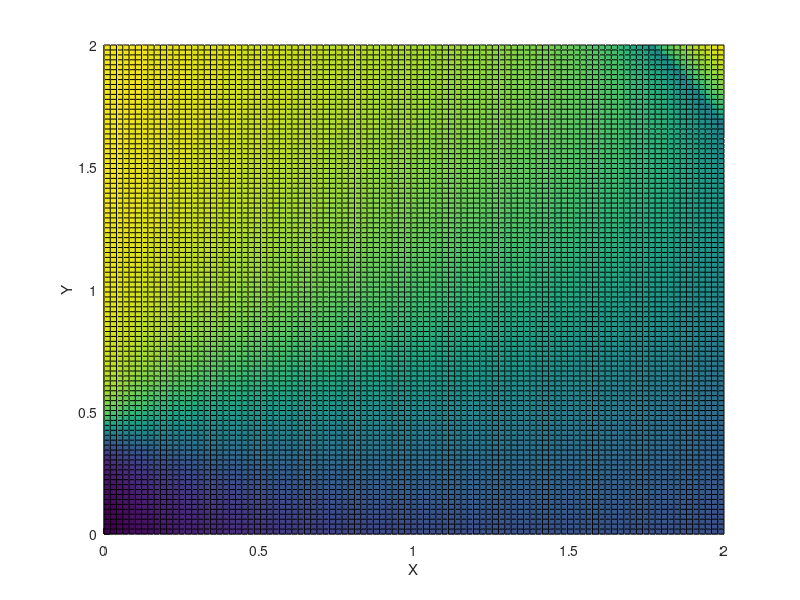
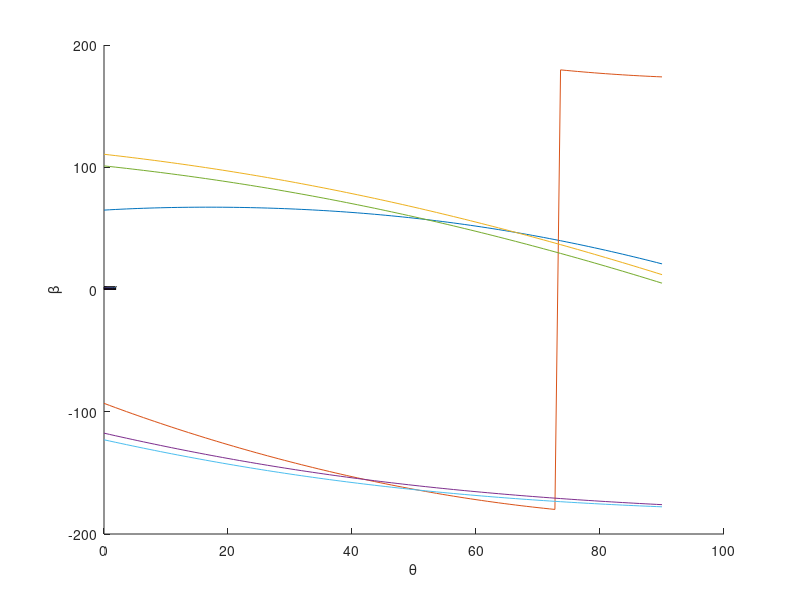
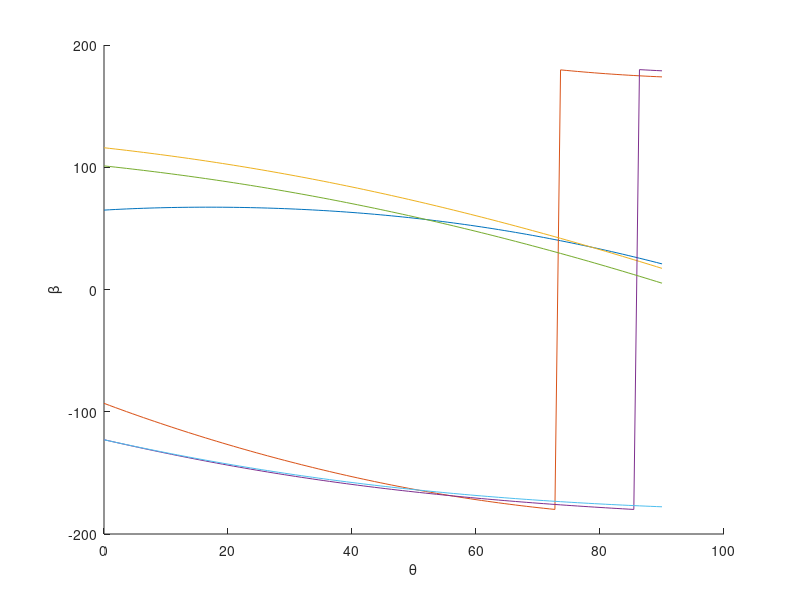

Write the MATLAB code that produced these figures, in order.
% Figuring out when the function to find beta angle becomes undefined

x = linspace(0, 2, 100);
y = linspace(0, 2, 100);
[x_2, y_2] = meshgrid(x, y);
m_1 = -0.153543;
m_2 = 0.405512;
d = 3.052717;
l = 0.568898;

a = (4*l*m_1 - 4*l*x_2).^2;
b = d^2 - l^2 + 2*l*m_2 - 2*l*y_2 - m_1^2 + 2*m_1*x_2 - m_2^2 + 2*m_2*y_2 - x_2.^2 - y_2.^2;
c = d^2 - l^2 - 2*l*m_2 + 2*l*y_2 - m_1^2 + 2*m_1*x_2 - m_2^2 + 2*m_2*y_2 - x_2.^2 - y_2.^2;
top = sqrt(a - 4.*b.*c) - 2*l*m_1 + 2*l.*x_2; 
bottom = d^2 - l^2 + 2*l*m_2 - 2*l*y_2 - m_1^2 + 2*m_1*x_2 - m_2^2 + 2*m_2*y_2 - x_2.^2 - y_2.^2;
beta = 2*(atan(0.5*top./bottom));

top = sqrt(abs(a - 4.*b.*c)) - 2*l*m_1 + 2*l.*x_2; 
bottom = d^2 - l^2 + 2*l*m_2 - 2*l*y_2 - m_1^2 + 2*m_1*x_2 - m_2^2 + 2*m_2*y_2 - x_2.^2 - y_2.^2;
abs_beta = 2*(atan(0.5*top./bottom));

real_beta = real(beta);
pos_beta = abs(real_beta);
deg_beta = real_beta * 180/3.1415;

figure;
hold on
surf(x_2, y_2, real_beta)
xlabel('X')
ylabel('Y')
zlabel('Z')

figure(2);
hold on
surf(x_2, y_2, abs_beta)
xlabel('X')
ylabel('Y')
zlabel('Z')

%% fin1 beta
%graphing beta over the feasible range that x1, y1 can be at

f = 2.15178; % fin length
d = 3.052717; % steering length
l = 0.56; %servo arm length
r = 0.2519; %0.483608; %rudder length

m_1 = -0.704724;
m_2 = 0.405512;

theta = linspace(0, 3.1415/2, 100); %all trig in radians

x_1 = f*sin(theta);
y_1 = -f*cos(theta);

% calculate beta for alpha to stay at 0 throughout cycle
alpha = 0/180*3.1415;
x_2 = r*sin(theta + alpha) + x_1;
y_2 = -r*cos(theta + alpha) + y_1;
% x_2 = (l + f) * sin(theta);
% y_2 = -(l + f) * cos(theta);

a = (4*l*x_2 - 4*l*m_1).^2;
b = d^2 - l^2 + 2*l*m_2 - 2*l*y_2 - m_1^2 + 2*m_1*x_2 - m_2^2 + 2*m_2*y_2 - x_2.^2 - y_2.^2;
c = d^2 - l^2 - 2*l*m_2 + 2*l*y_2 - m_1^2 + 2*m_1*x_2 - m_2^2 + 2*m_2*y_2 - x_2.^2 - y_2.^2;
top = 0.5*sqrt(a - 4.*b.*c) + 2*l*m_1 - 2*l.*x_2; 
bottom = d^2 - l^2 + 2*l*m_2 - 2*l*y_2 - m_1^2 + 2*m_1*x_2 - m_2^2 + 2*m_2*y_2 - x_2.^2 - y_2.^2;
beta = 2*(atan(top./bottom));
top_2 = -0.5*sqrt(a - 4.*b.*c) + 2*l*m_1 - 2*l.*x_2;
beta_2 = 2*(atan(top_2./bottom));

deg_beta = beta * 180 / 3.1415;
deg_beta_2 = beta_2 * 180 / 3.1415;

figure(2);
hold on
plot(theta*180/3.1415, deg_beta)
plot(theta*180/3.1415, deg_beta_2)
xlabel('\theta')
ylabel('\beta')

%% fin2 beta
%graphing beta over the feasible range that x1, y1 can be at

f = 2.15178; % fin length
d = 3.052717; % steering length
l = 0.56; %servo arm length
r = 0.2519; %0.483608; %rudder length

m_1 = 0.704724;
m_2 = 0.405512; %2

theta = linspace(0, 3.1415/2, 100); %all trig in radians

x_1 = -f*sin(theta);
y_1 = -f*cos(theta);

% calculate beta for alpha to stay at 0 throughout cycle
alpha = 0/180*3.1415;
x_2 = -r* sin(theta + alpha) + x_1;
y_2 = -r * cos(theta + alpha) + y_1; 
% x_2 = (l + f) * sin(theta);
% y_2 = -(l + f) * cos(theta);

a = (4*l*m_1 - 4*l*x_2).^2;
b = d^2 - l^2 + 2*l*m_2 - 2*l*y_2 - m_1^2 + 2*m_1*x_2 - m_2^2 + 2*m_2*y_2 - x_2.^2 - y_2.^2;
c = d^2 - l^2 - 2*l*m_2 + 2*l*y_2 - m_1^2 + 2*m_1*x_2 - m_2^2 + 2*m_2*y_2 - x_2.^2 - y_2.^2;
top = real(0.5*sqrt(a - 4.*b.*c)) - 2*l*m_1 + 2*l.*x_2; 
bottom = d^2 - l^2 + 2*l*m_2 - 2*l*y_2 - m_1^2 + 2*m_1*x_2 - m_2^2 + 2*m_2*y_2 - x_2.^2 - y_2.^2;
beta = 2*(atan(top./bottom));
top_2 = -0.5*sqrt(a - 4.*b.*c) - 2*l*m_1 + 2*l.*x_2;
beta_2 = 2*(atan(top_2./bottom));

deg_beta = beta * 180 / 3.1415;
deg_beta_2 = beta_2 * 180 / 3.1415;

figure(3);
hold on
plot(theta*180/3.1415, deg_beta)
plot(theta*180/3.1415, deg_beta_2)
xlabel('\theta')
ylabel('\beta')

%% fin1_2 beta
%graphing beta over the feasible range that x1, y1 can be at

f = 2.15178; % fin length
d = 2.9; % steering length
l = 0.56; %servo arm length
r = 0.52; %rudder length

m_1 = -0.185039;
m_2 = 0.405512;

theta = linspace(0, 3.1415/2, 100); %all trig in radians

x_1 = f*sin(theta);
y_1 = -f*cos(theta);

% calculate beta for alpha to stay at 0 throughout cycle
alpha = 0/180*3.1415;
x_2 = r*sin(theta + alpha) + x_1;
y_2 = -r*cos(theta + alpha) + y_1;
% x_2 = (l + f) * sin(theta);
% y_2 = -(l + f) * cos(theta);

a = (4*l*x_2 - 4*l*m_1).^2;
b = d^2 - l^2 + 2*l*m_2 - 2*l*y_2 - m_1^2 + 2*m_1*x_2 - m_2^2 + 2*m_2*y_2 - x_2.^2 - y_2.^2;
c = d^2 - l^2 - 2*l*m_2 + 2*l*y_2 - m_1^2 + 2*m_1*x_2 - m_2^2 + 2*m_2*y_2 - x_2.^2 - y_2.^2;
top = 0.5*sqrt(a - 4.*b.*c) + 2*l*m_1 - 2*l.*x_2; 
bottom = d^2 - l^2 + 2*l*m_2 - 2*l*y_2 - m_1^2 + 2*m_1*x_2 - m_2^2 + 2*m_2*y_2 - x_2.^2 - y_2.^2;
beta = 2*(atan(top./bottom));
top_2 = -0.5*sqrt(a - 4.*b.*c) + 2*l*m_1 - 2*l.*x_2;
beta_2 = 2*(atan(top_2./bottom));

deg_beta = beta * 180 / 3.1415;
deg_beta_2 = beta_2 * 180 / 3.1415;

figure(2);
hold on
plot(theta*180/3.1415, deg_beta)
plot(theta*180/3.1415, deg_beta_2)
xlabel('\theta')
ylabel('\beta')

%% fin2_2 beta
%graphing beta over the feasible range that x1, y1 can be at

f = 2.15178; % fin length
d = 2.85; % steering length
l = 0.56; %servo arm length
r = 0.52; %rudder length

m_1 = 0.185039;
m_2 = 0.405512; %2

theta = linspace(0, 3.1415/2, 100); %all trig in radians

x_1 = -f*sin(theta);
y_1 = -f*cos(theta);

% calculate beta for alpha to stay at 0 throughout cycle
alpha = 0/180*3.1415;
x_2 = -r* sin(theta + alpha) + x_1;
y_2 = -r * cos(theta + alpha) + y_1; 
% x_2 = (l + f) * sin(theta);
% y_2 = -(l + f) * cos(theta);

a = (4*l*m_1 - 4*l*x_2).^2;
b = d^2 - l^2 + 2*l*m_2 - 2*l*y_2 - m_1^2 + 2*m_1*x_2 - m_2^2 + 2*m_2*y_2 - x_2.^2 - y_2.^2;
c = d^2 - l^2 - 2*l*m_2 + 2*l*y_2 - m_1^2 + 2*m_1*x_2 - m_2^2 + 2*m_2*y_2 - x_2.^2 - y_2.^2;
top = real(0.5*sqrt(a - 4.*b.*c)) - 2*l*m_1 + 2*l.*x_2; 
bottom = d^2 - l^2 + 2*l*m_2 - 2*l*y_2 - m_1^2 + 2*m_1*x_2 - m_2^2 + 2*m_2*y_2 - x_2.^2 - y_2.^2;
beta = 2*(atan(top./bottom));
top_2 = -0.5*sqrt(a - 4.*b.*c) - 2*l*m_1 + 2*l.*x_2;
beta_2 = 2*(atan(top_2./bottom));

deg_beta = beta * 180 / 3.1415;
deg_beta_2 = beta_2 * 180 / 3.1415;

figure(3);
hold on
plot(theta*180/3.1415, deg_beta)
plot(theta*180/3.1415, deg_beta_2)
xlabel('\theta')
ylabel('\beta')

%% fin1 beta right angle
%graphing beta over the feasible range that x1, y1 can be at

f = 2.15178; % fin length
d = 2.45; %3.052717; % steering length
l = 0.56; %servo arm length
r = 0.25; %0.483608; %rudder length

m_1 = -0.242625;
m_2 = 0.405512;

theta = linspace(0, 3.1415/2, 100); %all trig in radians

x_1 = f*sin(theta);
y_1 = -f*cos(theta);

% calculate beta for alpha to stay at 0 throughout cycle
alpha = 0/180*3.1415;
x_2 = r*sin(theta + alpha + 3.1415/2) + x_1;
y_2 = -r*cos(theta + alpha + 3.1415/2) + y_1;
% x_2 = (l + f) * sin(theta);
% y_2 = -(l + f) * cos(theta);

a = (4*l*x_2 - 4*l*m_1).^2;
b = d^2 - l^2 + 2*l*m_2 - 2*l*y_2 - m_1^2 + 2*m_1*x_2 - m_2^2 + 2*m_2*y_2 - x_2.^2 - y_2.^2;
c = d^2 - l^2 - 2*l*m_2 + 2*l*y_2 - m_1^2 + 2*m_1*x_2 - m_2^2 + 2*m_2*y_2 - x_2.^2 - y_2.^2;
top = 0.5*sqrt(a - 4.*b.*c) + 2*l*m_1 - 2*l.*x_2; 
bottom = d^2 - l^2 + 2*l*m_2 - 2*l*y_2 - m_1^2 + 2*m_1*x_2 - m_2^2 + 2*m_2*y_2 - x_2.^2 - y_2.^2;
beta = 2*(atan(top./bottom));
top_2 = -0.5*sqrt(a - 4.*b.*c) + 2*l*m_1 - 2*l.*x_2;
beta_2 = 2*(atan(top_2./bottom));

deg_beta = beta * 180 / 3.1415;
deg_beta_2 = beta_2 * 180 / 3.1415;

figure(2);
hold on
plot(theta*180/3.1415, deg_beta)
plot(theta*180/3.1415, deg_beta_2)
xlabel('\theta')
ylabel('\beta')

%% fin2 beta right angle
%graphing beta over the feasible range that x1, y1 can be at

f = 2.15178; % fin length
d = 2.45; %3.052717; % steering length
l = 0.56; %servo arm length
r = 0.25; %0.483608; %rudder length

m_1 = 0.242520;
m_2 = 0.405512; %2

theta = linspace(0, 3.1415/2, 100); %all trig in radians

x_1 = -f*sin(theta);
y_1 = -f*cos(theta);

% calculate beta for alpha to stay at 0 throughout cycle
alpha = 0/180*3.1415;
x_2 = -r* sin(theta + alpha + 3.1415/2) + x_1;
y_2 = -r * cos(theta + alpha + 3.1415/2) + y_1; 
% x_2 = (l + f) * sin(theta);
% y_2 = -(l + f) * cos(theta);

a = (4*l*m_1 - 4*l*x_2).^2;
b = d^2 - l^2 + 2*l*m_2 - 2*l*y_2 - m_1^2 + 2*m_1*x_2 - m_2^2 + 2*m_2*y_2 - x_2.^2 - y_2.^2;
c = d^2 - l^2 - 2*l*m_2 + 2*l*y_2 - m_1^2 + 2*m_1*x_2 - m_2^2 + 2*m_2*y_2 - x_2.^2 - y_2.^2;
top = real(0.5*sqrt(a - 4.*b.*c)) - 2*l*m_1 + 2*l.*x_2; 
bottom = d^2 - l^2 + 2*l*m_2 - 2*l*y_2 - m_1^2 + 2*m_1*x_2 - m_2^2 + 2*m_2*y_2 - x_2.^2 - y_2.^2;
beta = 2*(atan(top./bottom));
top_2 = -0.5*sqrt(a - 4.*b.*c) - 2*l*m_1 + 2*l.*x_2;
beta_2 = 2*(atan(top_2./bottom));

deg_beta = beta * 180 / 3.1415;
deg_beta_2 = beta_2 * 180 / 3.1415;

figure(3);
hold on
plot(theta*180/3.1415, deg_beta)
plot(theta*180/3.1415, deg_beta_2)
xlabel('\theta')
ylabel('\beta')
